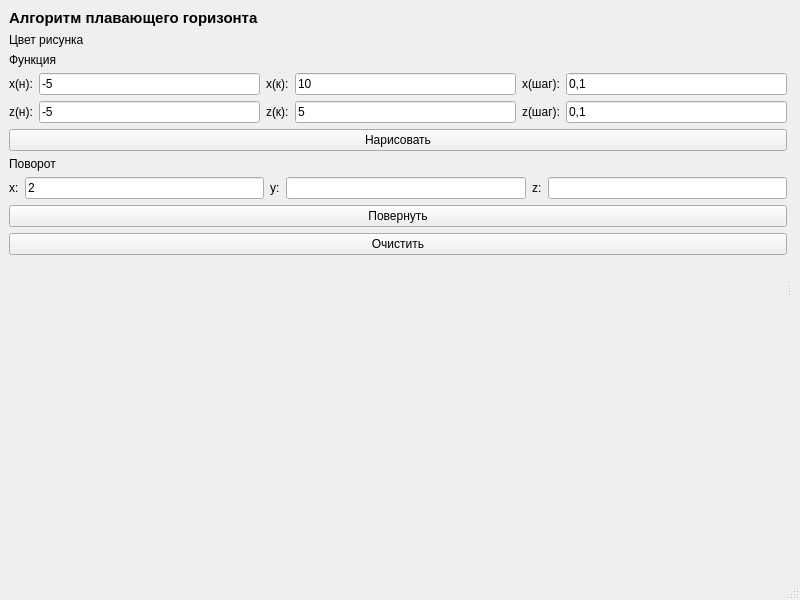
<?xml version="1.0" encoding="UTF-8"?>
<ui version="4.0">
 <class>MainWindow</class>
 <widget class="QMainWindow" name="MainWindow">
  <property name="geometry">
   <rect>
    <x>0</x>
    <y>0</y>
    <width>800</width>
    <height>600</height>
   </rect>
  </property>
  <property name="windowTitle">
   <string>MainWindow</string>
  </property>
  <widget class="QWidget" name="centralwidget">
   <layout class="QGridLayout" name="gridLayout">
    <item row="0" column="0">
     <widget class="QSplitter" name="splitter">
      <property name="orientation">
       <enum>Qt::Horizontal</enum>
      </property>
      <widget class="QWidget" name="verticalLayoutWidget">
       <layout class="QVBoxLayout" name="verticalLayout">
        <item>
         <widget class="QLabel" name="label_7">
          <property name="font">
           <font>
            <pointsize>11</pointsize>
            <weight>75</weight>
            <bold>true</bold>
           </font>
          </property>
          <property name="text">
           <string>Алгоритм плавающего горизонта</string>
          </property>
         </widget>
        </item>
        <item>
         <layout class="QHBoxLayout" name="ColorLayout">
          <item>
           <widget class="QLabel" name="label_2">
            <property name="text">
             <string>Цвет рисунка</string>
            </property>
           </widget>
          </item>
         </layout>
        </item>
        <item>
         <layout class="QHBoxLayout" name="functionLayuot">
          <item>
           <widget class="QLabel" name="label">
            <property name="text">
             <string>Функция</string>
            </property>
           </widget>
          </item>
         </layout>
        </item>
        <item>
         <layout class="QHBoxLayout" name="horizontalLayout">
          <item>
           <widget class="QLabel" name="label_10">
            <property name="text">
             <string>x(н):</string>
            </property>
           </widget>
          </item>
          <item>
           <widget class="QLineEdit" name="x_start">
            <property name="text">
             <string>-5</string>
            </property>
           </widget>
          </item>
          <item>
           <widget class="QLabel" name="label_9">
            <property name="text">
             <string>x(к):</string>
            </property>
           </widget>
          </item>
          <item>
           <widget class="QLineEdit" name="x_end">
            <property name="text">
             <string>10</string>
            </property>
           </widget>
          </item>
          <item>
           <widget class="QLabel" name="label_8">
            <property name="text">
             <string>x(шаг):</string>
            </property>
           </widget>
          </item>
          <item>
           <widget class="QLineEdit" name="x_step">
            <property name="text">
             <string>0,1</string>
            </property>
           </widget>
          </item>
         </layout>
        </item>
        <item>
         <layout class="QHBoxLayout" name="horizontalLayout_2">
          <item>
           <widget class="QLabel" name="label_12">
            <property name="text">
             <string>z(н):</string>
            </property>
           </widget>
          </item>
          <item>
           <widget class="QLineEdit" name="y_start">
            <property name="text">
             <string>-5</string>
            </property>
           </widget>
          </item>
          <item>
           <widget class="QLabel" name="label_11">
            <property name="text">
             <string>z(к):</string>
            </property>
           </widget>
          </item>
          <item>
           <widget class="QLineEdit" name="y_end">
            <property name="text">
             <string>5</string>
            </property>
           </widget>
          </item>
          <item>
           <widget class="QLabel" name="label_13">
            <property name="text">
             <string>z(шаг):</string>
            </property>
           </widget>
          </item>
          <item>
           <widget class="QLineEdit" name="y_step">
            <property name="text">
             <string>0,1</string>
            </property>
           </widget>
          </item>
         </layout>
        </item>
        <item>
         <widget class="QPushButton" name="drawButton">
          <property name="text">
           <string>Нарисовать</string>
          </property>
         </widget>
        </item>
        <item>
         <widget class="QLabel" name="label_3">
          <property name="text">
           <string>Поворот</string>
          </property>
         </widget>
        </item>
        <item>
         <layout class="QHBoxLayout" name="horizontalLayout_3">
          <item>
           <widget class="QLabel" name="label_6">
            <property name="text">
             <string>х:</string>
            </property>
           </widget>
          </item>
          <item>
           <widget class="QLineEdit" name="rotateParamX">
            <property name="text">
             <string>2</string>
            </property>
           </widget>
          </item>
          <item>
           <widget class="QLabel" name="label_5">
            <property name="text">
             <string>у:</string>
            </property>
           </widget>
          </item>
          <item>
           <widget class="QLineEdit" name="rotateParamY"/>
          </item>
          <item>
           <widget class="QLabel" name="label_4">
            <property name="text">
             <string>z:</string>
            </property>
           </widget>
          </item>
          <item>
           <widget class="QLineEdit" name="rotateParamZ"/>
          </item>
         </layout>
        </item>
        <item>
         <widget class="QPushButton" name="rotateButton">
          <property name="text">
           <string>Повернуть</string>
          </property>
         </widget>
        </item>
        <item>
         <widget class="QPushButton" name="clearButton">
          <property name="text">
           <string>Очистить</string>
          </property>
         </widget>
        </item>
        <item>
         <spacer name="verticalSpacer">
          <property name="orientation">
           <enum>Qt::Vertical</enum>
          </property>
          <property name="sizeHint" stdset="0">
           <size>
            <width>20</width>
            <height>40</height>
           </size>
          </property>
         </spacer>
        </item>
       </layout>
      </widget>
      <widget class="QWidget" name="verticalLayoutWidget_2">
       <layout class="QVBoxLayout" name="canvasLayout"/>
      </widget>
     </widget>
    </item>
   </layout>
  </widget>
  <widget class="QMenuBar" name="menubar">
   <property name="geometry">
    <rect>
     <x>0</x>
     <y>0</y>
     <width>800</width>
     <height>28</height>
    </rect>
   </property>
  </widget>
  <widget class="QStatusBar" name="statusbar"/>
 </widget>
 <resources/>
 <connections/>
</ui>
